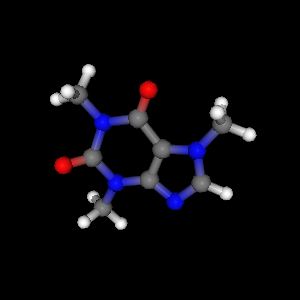

Recreate this plot in Python.
#!/usr/bin/env python

# Read caffeine PDB file and render atoms as glyphs with tube bonds.

import os

import vtkmodules.vtkInteractionStyle  # noqa: F401
import vtkmodules.vtkRenderingFreeType  # noqa: F401
import vtkmodules.vtkRenderingOpenGL2  # noqa: F401

from vtkmodules.vtkFiltersCore import vtkGlyph3D, vtkTubeFilter
from vtkmodules.vtkFiltersSources import vtkSphereSource
from vtkmodules.vtkIOChemistry import vtkPDBReader
from vtkmodules.vtkRenderingCore import (
    vtkActor,
    vtkPolyDataMapper,
    vtkRenderWindow,
    vtkRenderWindowInteractor,
    vtkRenderer,
)

# Source
data_dir = os.environ.get("VPE_DATA_DIR", os.path.dirname(os.path.abspath(__file__)))

# Read PDB
pdb_reader = vtkPDBReader()
pdb_reader.SetFileName(os.path.join(data_dir, "caffeine.pdb"))
pdb_reader.SetHBScale(1.0)
pdb_reader.SetBScale(1.0)

# Atom glyphs
sphere_source = vtkSphereSource()
sphere_source.SetCenter(0, 0, 0)
sphere_source.SetRadius(1)
sphere_source.SetThetaResolution(8)
sphere_source.SetPhiResolution(8)

glyph_filter = vtkGlyph3D()
glyph_filter.SetInputConnection(pdb_reader.GetOutputPort())
glyph_filter.SetOrient(1)
glyph_filter.SetColorMode(1)
glyph_filter.SetScaleMode(2)
glyph_filter.SetScaleFactor(0.25)
glyph_filter.SetSourceConnection(sphere_source.GetOutputPort())

atom_mapper = vtkPolyDataMapper()
atom_mapper.SetInputConnection(glyph_filter.GetOutputPort())
atom_mapper.UseLookupTableScalarRangeOff()
atom_mapper.SetScalarVisibility(1)
atom_mapper.SetScalarModeToDefault()

atom_actor = vtkActor()
atom_actor.SetMapper(atom_mapper)
atom_actor.GetProperty().SetAmbient(0.15)
atom_actor.GetProperty().SetDiffuse(0.85)
atom_actor.GetProperty().SetSpecular(0.1)
atom_actor.GetProperty().SetSpecularPower(100)

# Bond tubes
tube_filter = vtkTubeFilter()
tube_filter.SetInputConnection(pdb_reader.GetOutputPort())
tube_filter.SetNumberOfSides(8)
tube_filter.SetCapping(0)
tube_filter.SetRadius(0.2)
tube_filter.SetVaryRadius(0)
tube_filter.SetRadiusFactor(10)

bond_mapper = vtkPolyDataMapper()
bond_mapper.SetInputConnection(tube_filter.GetOutputPort())
bond_mapper.UseLookupTableScalarRangeOff()
bond_mapper.SetScalarVisibility(1)
bond_mapper.SetScalarModeToDefault()

bond_actor = vtkActor()
bond_actor.SetMapper(bond_mapper)
bond_actor.GetProperty().SetAmbient(0.15)
bond_actor.GetProperty().SetDiffuse(0.85)
bond_actor.GetProperty().SetSpecular(0.1)
bond_actor.GetProperty().SetSpecularPower(100)

# Renderer
renderer = vtkRenderer()
renderer.AddActor(atom_actor)
renderer.AddActor(bond_actor)
renderer.SetBackground(0, 0, 0)

# Render window
render_window = vtkRenderWindow()
render_window.AddRenderer(renderer)
render_window.SetWindowName("caffeine")
render_window.SetMultiSamples(0)
render_window.SetSize(300, 300)

# Interactor
interactor = vtkRenderWindowInteractor()
interactor.SetRenderWindow(render_window)

# Scene
renderer.ResetCamera()

interactor.Initialize()
interactor.Start()
